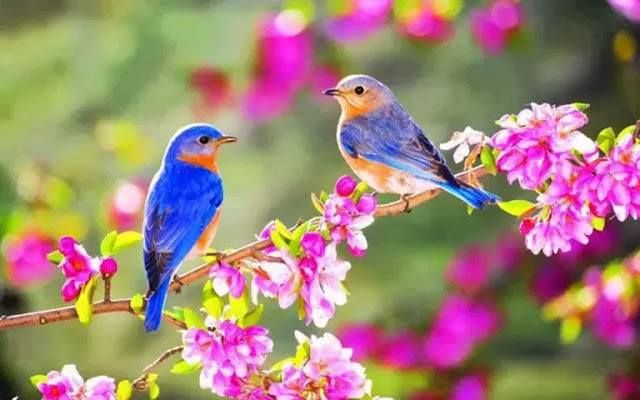
#> input picture nice_birds.jpg, 640 x 400 px
$ python detect_edges_from_img.py
#> lines starting #> are read from the running program, lines starting #| are printed output that depends on the picture
import cv2

img = cv2.imread("nice_birds.jpg")
#> img is the input picture: shape (400, 640, 3); mean B, G, R 119.1, 132.5, 159.8
cv2.imshow("orignal image", img)

detect_edges = cv2.Canny(img, 100,100)
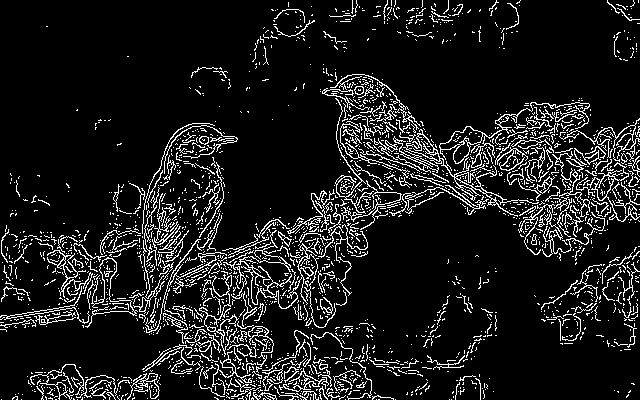
#> detect_edges: shape (400, 640); 10.7% white in thin lines or dots
cv2.imshow("orignal image edegs",detect_edges )


grey_img = cv2.cvtColor(img, cv2.COLOR_BGR2GRAY )
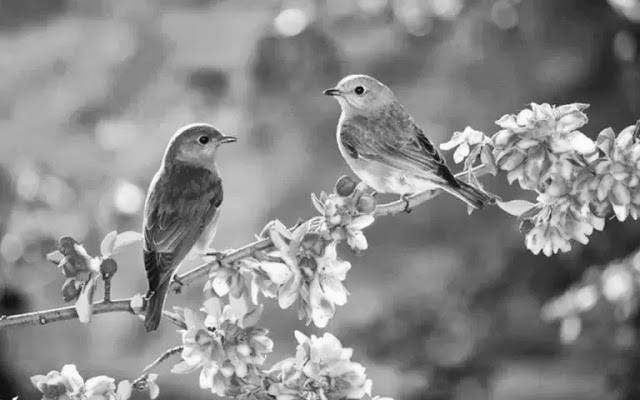
#> grey_img: shape (400, 640); min 6, max 255, mean 139.1
cv2.imshow("grey orignal image", grey_img)

detect_edges_grey = cv2.Canny(grey_img, 300,300)
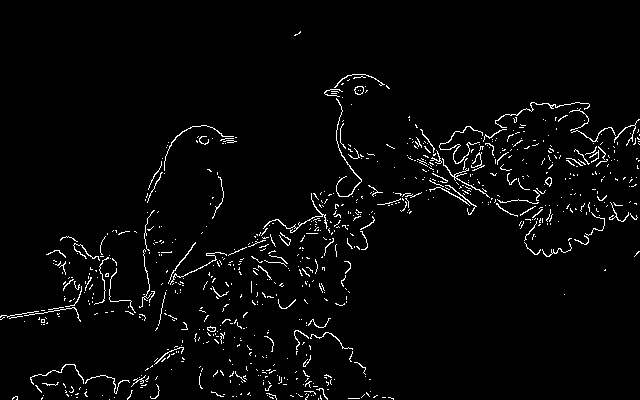
#> detect_edges_grey: shape (400, 640); 2.9% white in thin lines or dots
cv2.imshow("orignal image edegs",detect_edges_grey)


cv2.waitKey(0)
